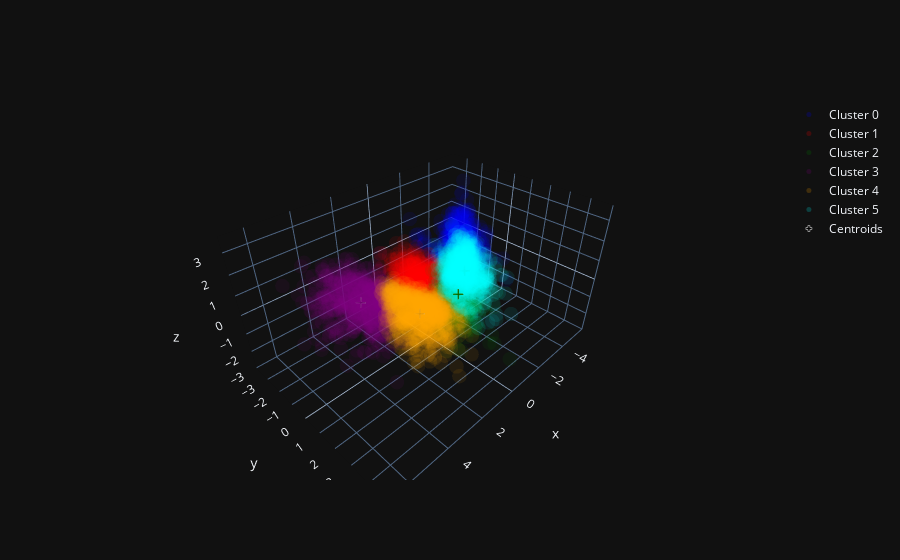

The code cell stored with this chart in its notebook:
### Markdown cell above
#### **Based on the above elbow plots, using 6 clusters is a reasonable approximation, as 6 is the cluster count at which the derivative of intertia noticably slows. However, the actual optimal cluster count is ambiguous given there isn't a sharp elbow in the plot.**
#### **Silhouette score may not be flawed because the data has clusters of differing densities and potentially non-spherical shapes.**

### Code cell
# # Fit kmeans model based on selection of n_clusters
# # Runs algorithm 1,000 times, keeps solution with lowest inertia
# kmeans_6 = KMeans(n_clusters = 6, n_init = 1000)
# clusters_6 = kmeans_6.fit_predict(pca_broad_3_df)

# # See locations of cluster centers
# centers = pd.DataFrame(data = kmeans_6.cluster_centers_)


# Prepare data so can plot principal components with player identification
# Drop row indeces in data_75[other_variables] so we can concat with pca data
# data_75_other_var = data_75_unique.reset_index(inplace = True)
# # Merge pca data with player-specific data for plotting
# merged_data = pd.concat([pca_broad_3_df, data_75_unique[other_variables]], axis=1)
# # Add column for cluster labels
# merged_data['kmeans_cluster'] = clusters_6

# Add column for discrete cluster labels
# Originally cluster labels are continous variables (not sure why)
merged_data['kmeans_cluster_discrete'] = np.where(merged_data['kmeans_cluster'] == 0, 0, 
                                                  np.where(merged_data['kmeans_cluster'] == 1, 1,
                                                          np.where(merged_data['kmeans_cluster'] == 2, 2,
                                                                  np.where(merged_data['kmeans_cluster'] == 3, 3, 
                                                                          np.where(merged_data['kmeans_cluster'] == 4, 4,
                                                                                  np.where(merged_data['kmeans_cluster'] == 5, 5, 'XXX')
                                                                                  )
                                                                          )
                                                                  )
                                                          )
                                                )


scatter_data = [
    go.Scatter3d(
        x = merged_data[merged_data['kmeans_cluster'] == 0][0],
        y = merged_data[merged_data['kmeans_cluster'] == 0][1],
        z = merged_data[merged_data['kmeans_cluster'] == 0][2], 
        mode = 'markers',
        marker = dict(
            size = 5,
            color = 'blue', 
            opacity = .08
        ),
        name = 'Cluster 0' 
    ),
    
     go.Scatter3d(
        x = merged_data[merged_data['kmeans_cluster'] == 1][0],
        y = merged_data[merged_data['kmeans_cluster'] == 1][1],
        z = merged_data[merged_data['kmeans_cluster'] == 1][2], 
        mode = 'markers',
        marker = dict(
            size = 5,
            color = 'red', 
            opacity = .08
        ),
        name = 'Cluster 1'
    ), 
    
    go.Scatter3d(
        x = merged_data[merged_data['kmeans_cluster'] == 2][0],
        y = merged_data[merged_data['kmeans_cluster'] == 2][1],
        z = merged_data[merged_data['kmeans_cluster'] == 2][2], 
        mode = 'markers',
        marker = dict(
            size = 5,
            color = 'green', 
            opacity = .08
        ),
        name = 'Cluster 2'
    ), 
    
        go.Scatter3d(
        x = merged_data[merged_data['kmeans_cluster'] == 3][0],
        y = merged_data[merged_data['kmeans_cluster'] == 3][1],
        z = merged_data[merged_data['kmeans_cluster'] == 3][2], 
        mode = 'markers',
        marker = dict(
            size = 5,
            color = 'purple', 
            opacity = .08
        ),
        name = 'Cluster 3'
    ), 
    
        go.Scatter3d(
        x = merged_data[merged_data['kmeans_cluster'] == 4][0],
        y = merged_data[merged_data['kmeans_cluster'] == 4][1],
        z = merged_data[merged_data['kmeans_cluster'] == 4][2], 
        mode = 'markers',
        marker = dict(
            size = 5,
            color = 'orange', 
            opacity = .08
        ),
        name = 'Cluster 4'
    ),
    
     go.Scatter3d(
        x = merged_data[merged_data['kmeans_cluster'] == 5][0],
        y = merged_data[merged_data['kmeans_cluster'] == 5][1],
        z = merged_data[merged_data['kmeans_cluster'] == 5][2], 
        mode = 'markers',
        marker = dict(
            size = 5,
            color = 'cyan', 
            opacity = .08
        ),
        name = 'Cluster 5'
    ),
                
    go.Scatter3d(
        x = centers[0],
        y = centers[1],
        z = centers[2],
        mode = 'markers',
        marker = dict(
            size = 5,
            color = 'black',#'red', 
            symbol = 'cross',
            line = dict(
                color = 'white',
                width = .5
            ),
        ),
        name = 'Centroids'
    ), 
]

fig = go.Figure(data = scatter_data)

fig.update_layout(template = 'plotly_dark')

fig.show()

# Explore kmeans model results
total = 0
for i in range(0,6):
    obs = np.count_nonzero(kmeans_6.labels_ == i)
    pct_obs = obs / len(pca_broad_3_df)
    total += obs
    print('Cluster Number: {}'.format(i), '| Num Observations: {}'.format(obs),
          '| % Observations: {:.2%}'.format(pct_obs))

### Figure 1 — Plotly figure (JSON) as saved in the notebook; plotly's stock layout.template omitted (floating-point values rounded to 4 significant figures; data arrays with more than 128 entries replaced by an {"elided": "..."} marker saying what was removed)
{"data": [{"marker": {"color": "blue", "opacity": 0.08, "size": 5}, "mode": "markers", "name": "Cluster 0", "type": "scatter3d", "x": {"elided": "531 float values"}, "y": {"elided": "531 float values"}, "z": {"elided": "531 float values"}}, {"marker": {"color": "red", "opacity": 0.08, "size": 5}, "mode": "markers", "name": "Cluster 1", "type": "scatter3d", "x": {"elided": "962 float values"}, "y": {"elided": "962 float values"}, "z": {"elided": "962 float values"}}, {"marker": {"color": "green", "opacity": 0.08, "size": 5}, "mode": "markers", "name": "Cluster 2", "type": "scatter3d", "x": {"elided": "436 float values"}, "y": {"elided": "436 float values"}, "z": {"elided": "436 float values"}}, {"marker": {"color": "purple", "opacity": 0.08, "size": 5}, "mode": "markers", "name": "Cluster 3", "type": "scatter3d", "x": {"elided": "754 float values"}, "y": {"elided": "754 float values"}, "z": {"elided": "754 float values"}}, {"marker": {"color": "orange", "opacity": 0.08, "size": 5}, "mode": "markers", "name": "Cluster 4", "type": "scatter3d", "x": {"elided": "935 float values"}, "y": {"elided": "935 float values"}, "z": {"elided": "935 float values"}}, {"marker": {"color": "cyan", "opacity": 0.08, "size": 5}, "mode": "markers", "name": "Cluster 5", "type": "scatter3d", "x": {"elided": "811 float values"}, "y": {"elided": "811 float values"}, "z": {"elided": "811 float values"}}, {"marker": {"color": "black", "line": {"color": "white", "width": 0.5}, "size": 5, "symbol": "cross"}, "mode": "markers", "name": "Centroids", "type": "scatter3d", "x": [0.8379, 0.3814, 3.372, -0.7254, -2.82, -1.59], "y": [0.2481, 2.064, -0.5922, -0.8932, -0.7359, 0.7043], "z": [-0.9736, 0.8012, 0.5472, -0.6594, 0.8209, 0.4255]}], "layout": {}}
